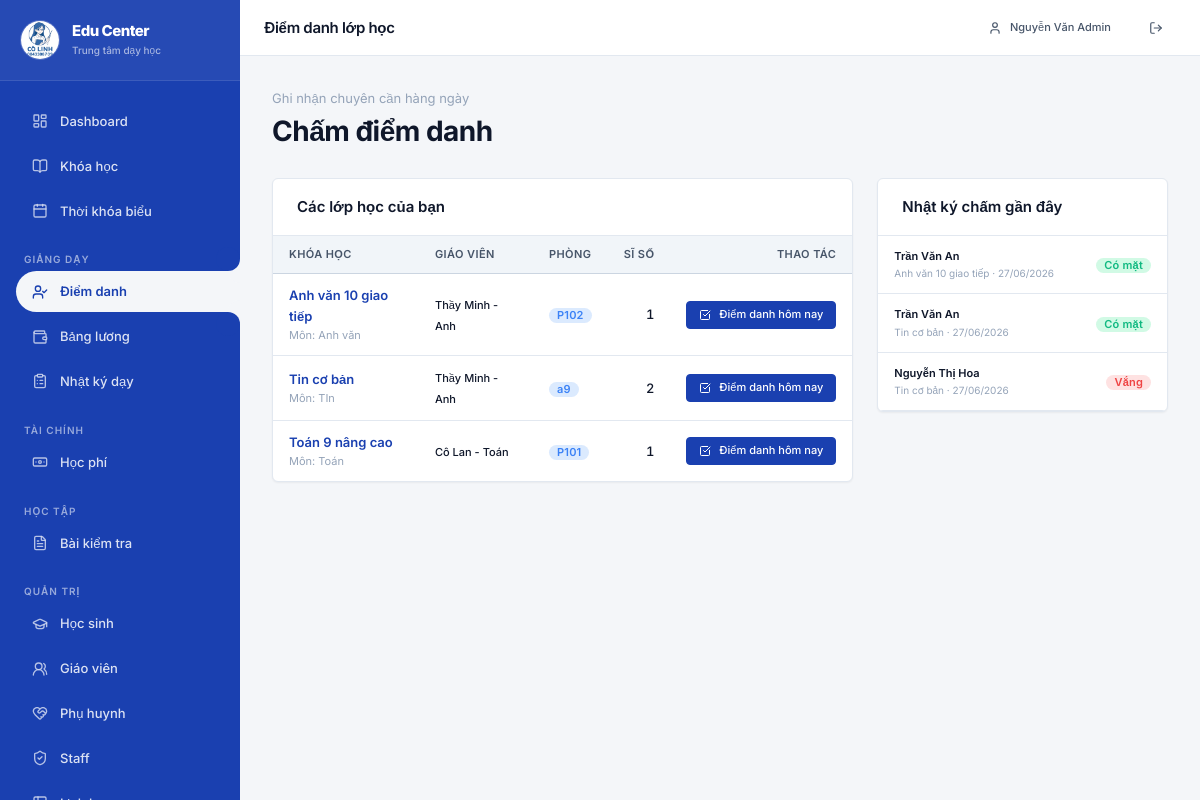
Page /attendance (signed in) on the committed database.
### models.py (models this page shows, shortened)
class User(db.Model, UserMixin):
    id = db.Column(db.Integer, primary_key=True)
    username = db.Column(db.String(80), unique=True, nullable=False)
    fullname = db.Column(db.String(100), nullable=False)
    user_code = db.Column(db.String(20), unique=True, nullable=False)
    role = db.Column(db.String(20), nullable=False, default="student")
    phone = db.Column(db.String(20))
    parent_phone = db.Column(db.String(20))
    birth_date = db.Column(db.Date)
    position = db.Column(db.String(100))
    password_hash = db.Column(db.String(255))
    is_active = db.Column(db.Boolean, default=True)
    avatar = db.Column(db.String(100), default="default.jpg")
    salary_rate_per_hour = db.Column(db.Integer, default=0)
    linked_student_id = db.Column(db.Integer, db.ForeignKey("user.id"))
    linked_student = db.relationship("User", remote_side=[id], uselist=False)
    courses_taught = db.relationship("Course", back_populates="teacher", foreign_keys="Course.teacher_id")
    schedules = db.relationship("Schedule", back_populates="teacher", foreign_keys="Schedule.teacher_id")
    enrollments = db.relationship("Enrollment", back_populates="student", foreign_keys="Enrollment.student_id")

class Course(db.Model):
    id = db.Column(db.Integer, primary_key=True)
    course_name = db.Column(db.String(120), nullable=False)
    subject = db.Column(db.String(80), nullable=False)
    teacher_id = db.Column(db.Integer, db.ForeignKey("user.id"))
    classroom = db.Column(db.String(40))
    description = db.Column(db.Text)
    tuition_amount = db.Column(db.Integer, default=0)
    tuition_type = db.Column(db.String(20), default="monthly")
    start_date = db.Column(db.Date)
    end_date = db.Column(db.Date)
    is_active = db.Column(db.Boolean, default=True)
    teacher = db.relationship("User", back_populates="courses_taught", foreign_keys=[teacher_id])
    schedules = db.relationship("Schedule", back_populates="course", cascade="all, delete-orphan")
    enrollments = db.relationship("Enrollment", back_populates="course", cascade="all, delete-orphan")
    tuition_payments = db.relationship("TuitionPayment", back_populates="course", cascade="all, delete-orphan")

class Attendance(db.Model):
    id = db.Column(db.Integer, primary_key=True)
    schedule_id = db.Column(db.Integer)
    student_id = db.Column(db.Integer, db.ForeignKey("user.id"), nullable=False)
    course_id = db.Column(db.Integer, db.ForeignKey("course.id"), nullable=False)
    date = db.Column(db.Date, nullable=False, default=dt.date.today)
    status = db.Column(db.String(20), nullable=False, default="present")
    note = db.Column(db.Text)
    marked_by_id = db.Column(db.Integer, db.ForeignKey("user.id"))
    created_at = db.Column(db.DateTime, default=dt.datetime.utcnow)
    updated_at = db.Column(db.DateTime, default=dt.datetime.utcnow, onupdate=dt.datetime.utcnow)
    student = db.relationship("User", foreign_keys=[student_id])
    course = db.relationship("Course")
    marked_by = db.relationship("User", foreign_keys=[marked_by_id])
    __table_args__ = (db.UniqueConstraint("student_id", "course_id", "date", name="uq_attendance_student_course_date"),)

### app.py (the view)
@app.route("/attendance")
@login_required
@teacher_manager_admin_required
def attendance():
    if current_user.role == "teacher":
        courses_list = Course.query.filter_by(teacher_id=current_user.id).order_by(Course.course_name).all()
    else:
        courses_list = Course.query.order_by(Course.course_name).all()
    records = Attendance.query.order_by(Attendance.date.desc(), Attendance.id.desc()).limit(100).all()
    if current_user.role == "teacher":
        teacher_course_ids = [course.id for course in courses_list]
        records = [record for record in records if record.course_id in teacher_course_ids]
    return render_template("attendance.html", courses=courses_list, records=records)

### app.py (called while the page is built)
@login_manager.user_loader
def load_user(user_id):
    return db.session.get(User, int(user_id))

@app.context_processor
def inject_globals():
    import datetime as dt
    today = dt.date.today()
    return {
        "WEEKDAYS": dict(WEEKDAYS),
        "STATUS_LABELS": STATUS_LABELS,
        "TUITION_LABELS": TUITION_LABELS,
        "ROLE_LABELS": ROLE_LABELS,
        "current_month_summary": current_month_summary,
        "money": lambda value: f"{int(value or 0):,}".replace(",", "."),
        "today_date": today.strftime('%d/%m/%Y'),
        "now": dt.datetime.now(),
    }

### helpers.py (called while the page is built)
def role_required(*allowed_roles):
    def decorator(view):
        @wraps(view)
        def wrapped(*args, **kwargs):
            if not current_user.is_authenticated:
                return redirect(url_for("login"))
            if current_user.role == "admin" or current_user.role in allowed_roles:
                return view(*args, **kwargs)
            flash("Bạn không có quyền truy cập trang này.", "danger")
            return redirect(url_for("index"))
        return wrapped
    return decorator

### templates/attendance.html (shortened to what this page needs)
{% extends "base.html" %}
{% block page_title %}Điểm danh lớp học{% endblock %}
{% block content %}
<div class="page-header">
  <div class="page-title-area">
    <p>Ghi nhận chuyên cần hàng ngày</p>
    <h1>Chấm điểm danh</h1>
  </div>
</div>
<div class="form-grid-3" style="grid-template-columns: 2fr 1fr; align-items: start; gap: var(--space-6)">
  <div class="card" style="padding: 0; overflow: hidden">
    <div class="card-header" style="padding: var(--space-4) var(--space-6); margin-bottom: 0">
      <h3 class="card-title">Các lớp học của bạn</h3>
    </div>
    <table>
      <thead>
        <tr>
          <th>Khóa học</th>
          <th>Giáo viên</th>
          <th>Phòng</th>
          <th class="text-right">Sĩ số</th>
          <th class="text-right">Thao tác</th>
        </tr>
      </thead>
      <tbody>
        {% if courses %}
          {% for course in courses %}
          <tr>
            <td>
              <a href="{{ url_for('course_detail', course_id=course.id) }}" style="font-weight: 600">
                {{ course.course_name }}
              </a>
              <span style="font-size: var(--text-xs); color: var(--text-3); display: block">Môn: {{ course.subject }}</span>
            </td>
            <td>
              {% if course.teacher %}
                <span style="font-size: var(--text-xs); font-weight: 500">{{ course.teacher.fullname }}</span>
              {% else %}
                <span style="color: var(--text-3); font-style: italic; font-size: var(--text-xs)">Chưa có GV</span>
              {% endif %}
            </td>
            <td><span class="badge badge-upcoming">{{ course.classroom or 'Chưa xếp' }}</span></td>
            <td class="text-right money">{{ course.enrollments | length }}</td>
            <td class="text-right">
              <a href="{{ url_for('mark_attendance', course_id=course.id) }}" class="btn btn-primary btn-sm">
                <i data-lucide="check-square" style="width:12px; height:12px"></i>
                Điểm danh hôm nay
              </a>
            </td>
          </tr>
          {% endfor %}
        {% else %}
          <tr>
            <td colspan="5" style="text-align: center; color: var(--text-3); padding: var(--space-8)">
              Không tìm thấy lớp học nào để chấm điểm danh.
            </td>
          </tr>
        {% endif %}
      </tbody>
    </table>
  </div>
  <div class="card" style="padding: 0; overflow: hidden">
    <div class="card-header" style="padding: var(--space-4) var(--space-6); margin-bottom: 0">
      <h3 class="card-title">Nhật ký chấm gần đây</h3>
    </div>
    <div style="max-height: 480px; overflow-y: auto">
      {% if records %}
        {% for r in records %}
        <div style="padding: var(--space-3) var(--space-4); border-bottom: 1px solid var(--border); display: flex; justify-content: space-between; align-items: center">
          <div style="min-width: 0; flex: 1">
            <div style="font-weight: 600; font-size: var(--text-xs); white-space: nowrap; overflow: hidden; text-overflow: ellipsis" title="{{ r.student.fullname }}">
              {{ r.student.fullname }}
            </div>
            <div style="font-size: 10px; color: var(--text-3)">
              {{ r.course.course_name }} · {{ r.date.strftime('%d/%m/%Y') }}
            </div>
          </div>
          <div>
            {% if r.status == 'present' %}
              <span class="badge badge-present">Có mặt</span>
            {% elif r.status == 'absent' %}
              <span class="badge badge-absent">Vắng</span>
            {% else %}
              <span class="badge badge-late">Trễ</span>
            {% endif %}
          </div>
        </div>
        {% endfor %}
      {% else %}
        <div style="padding: var(--space-6); text-align: center; color: var(--text-3); font-size: var(--text-sm)">
          Chưa có lượt điểm danh nào được lưu gần đây.
        </div>
      {% endif %}
    </div>
  </div>
</div>
{% endblock %}

### templates/base.html (shortened to what this page needs)
<!DOCTYPE html>
<html lang="vi">
<head>
  <link rel="stylesheet" href="{{ url_for('static', filename='css/main.css') }}">
</head>
<body>
  <div class="app-shell">
    <aside class="sidebar">
      <a href="{{ url_for('index') }}" class="sidebar-brand-link">
        <div class="sidebar-logo">
          <img src="{{ url_for('static', filename='images/logo.png') }}" alt="Logo" class="sidebar-logo-img">
          <div class="sidebar-brand-info">
            <h1 class="sidebar-brand-title">Edu Center</h1>
            <span class="sidebar-brand-subtitle">Trung tâm dạy học</span>
          </div>
        </div>
      </a>
      <nav class="nav-section">
        <a href="{{ url_for('index') }}" class="nav-item {% if request.endpoint == 'index' %}active{% endif %}">
          <i data-lucide="layout-dashboard"></i> Dashboard
        </a>
        <a href="{{ url_for('courses') }}" class="nav-item {% if 'course' in request.endpoint %}active{% endif %}">
          <i data-lucide="book-open"></i> Khóa học
        </a>
        <a href="{{ url_for('my_schedule') }}"
          class="nav-item {% if 'schedule' in request.endpoint and request.endpoint != 'schedules' %}active{% endif %}">
          <i data-lucide="calendar"></i> Thời khóa biểu
        </a>
        {% if current_user.role in ('admin','manager','teacher') %}
        <div class="nav-label">Giảng dạy</div>
        <a href="{{ url_for('attendance') }}"
          class="nav-item {% if 'attendance' in request.endpoint %}active{% endif %}">
          <i data-lucide="user-check"></i> Điểm danh
        </a>
        <a href="{{ url_for('payroll') }}" class="nav-item {% if 'payroll' in request.endpoint %}active{% endif %}">
          <i data-lucide="wallet"></i> Bảng lương
        </a>
        <a href="{{ url_for('my_teaching_records') }}"
          class="nav-item {% if 'teaching' in request.endpoint %}active{% endif %}">
          <i data-lucide="clipboard-list"></i> Nhật ký dạy
        </a>
        {% endif %}
        {% if current_user.role in ('admin','manager','student','parent') %}
        <div class="nav-label">Tài chính</div>
        <a href="{{ url_for('tuition') }}" class="nav-item {% if 'tuition' in request.endpoint %}active{% endif %}">
          <i data-lucide="banknote"></i> Học phí
        </a>
        {% endif %}
        <div class="nav-label">Học tập</div>
        <a href="{{ url_for('exam_list') }}" class="nav-item {% if 'exam' in request.endpoint %}active{% endif %}">
          <i data-lucide="file-text"></i> Bài kiểm tra
        </a>
        {% if current_user.role in ('admin','manager') %}
        <div class="nav-label">Quản trị</div>
        <a href="{{ url_for('manage_users', role_name='students') }}"
          class="nav-item {% if request.endpoint == 'manage_users' and request.view_args.get('role_name','') == 'students' %}active{% endif %}">
          <i data-lucide="graduation-cap"></i> Học sinh
        </a>
        <a href="{{ url_for('manage_users', role_name='teachers') }}"
          class="nav-item {% if request.endpoint == 'manage_users' and request.view_args.get('role_name','') == 'teachers' %}active{% endif %}">
          <i data-lucide="users-2"></i> Giáo viên
        </a>
        <a href="{{ url_for('manage_users', role_name='parents') }}"
          class="nav-item {% if request.endpoint == 'manage_users' and request.view_args.get('role_name','') == 'parents' %}active{% endif %}">
          <i data-lucide="heart-handshake"></i> Phụ huynh
        </a>
        <a href="{{ url_for('manage_users', role_name='staff') }}"
          class="nav-item {% if request.endpoint == 'manage_users' and request.view_args.get('role_name','') == 'staff' %}active{% endif %}">
          <i data-lucide="shield-check"></i> Staff
        </a>
        <a href="{{ url_for('schedules') }}" class="nav-item {% if request.endpoint == 'schedules' %}active{% endif %}">
          <i data-lucide="table-2"></i> Lịch học
        </a>
        {% endif %}
      </nav>
    </aside>
    <div class="main-area">
      <header class="topbar">
        <div style="display:flex;align-items:center;gap:var(--space-3)">
          <h2 style="margin:0;font-size:var(--text-md);font-weight:600;font-family:inherit">
            {% block page_title %}{% endblock %}
          </h2>
        </div>
        <div style="display:flex;align-items:center;gap:var(--space-3)">
          <a href="{{ url_for('profile') }}" class="btn btn-ghost btn-sm">
            <i data-lucide="user" style="width:14px;height:14px;"></i>
            {{ current_user.fullname }}
          </a>
          <a href="{{ url_for('logout') }}" class="btn btn-ghost btn-sm" title="Đăng xuất">
            <i data-lucide="log-out" style="width:14px;height:14px;"></i>
          </a>
        </div>
      </header>
      <main class="page-content">
        {% block content %}{% endblock %}
      </main>
    </div>
  </div>
</body>
</html>

### rows in the picture
User: fullname "Nguyễn Văn Admin"
Course: course_name "Anh văn 10 giao tiếp", subject "Anh văn", teacher.fullname "Thầy Minh - Anh", classroom "P102", enrollments|length "1"
Course: course_name "Tin cơ bản", subject "TIn", teacher.fullname "Thầy Minh - Anh", classroom "a9", enrollments|length "2"
Course: course_name "Toán 9 nâng cao", subject "Toán", teacher.fullname "Cô Lan - Toán", classroom "P101", enrollments|length "1"
Attendance: student.fullname "Trần Văn An", course.course_name "Anh văn 10 giao tiếp", date "27/06/2026", status "Có mặt"
Attendance: student.fullname "Trần Văn An", course.course_name "Tin cơ bản", date "27/06/2026", status "Có mặt"
Attendance: student.fullname "Nguyễn Thị Hoa", course.course_name "Tin cơ bản", date "27/06/2026", status "Vắng"
